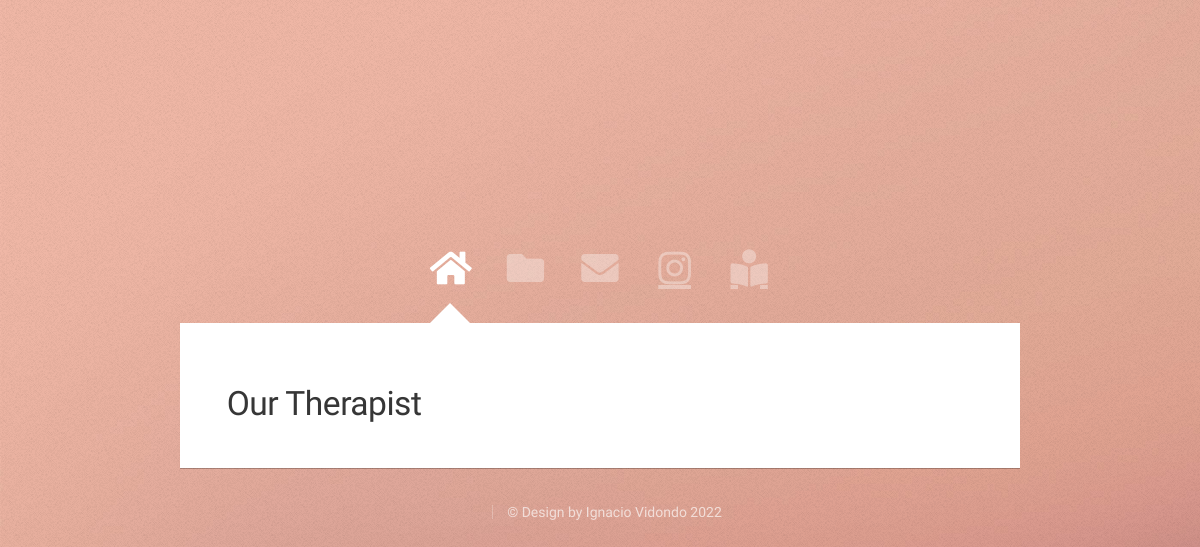
The page /therapist/ on the database as committed earlier.
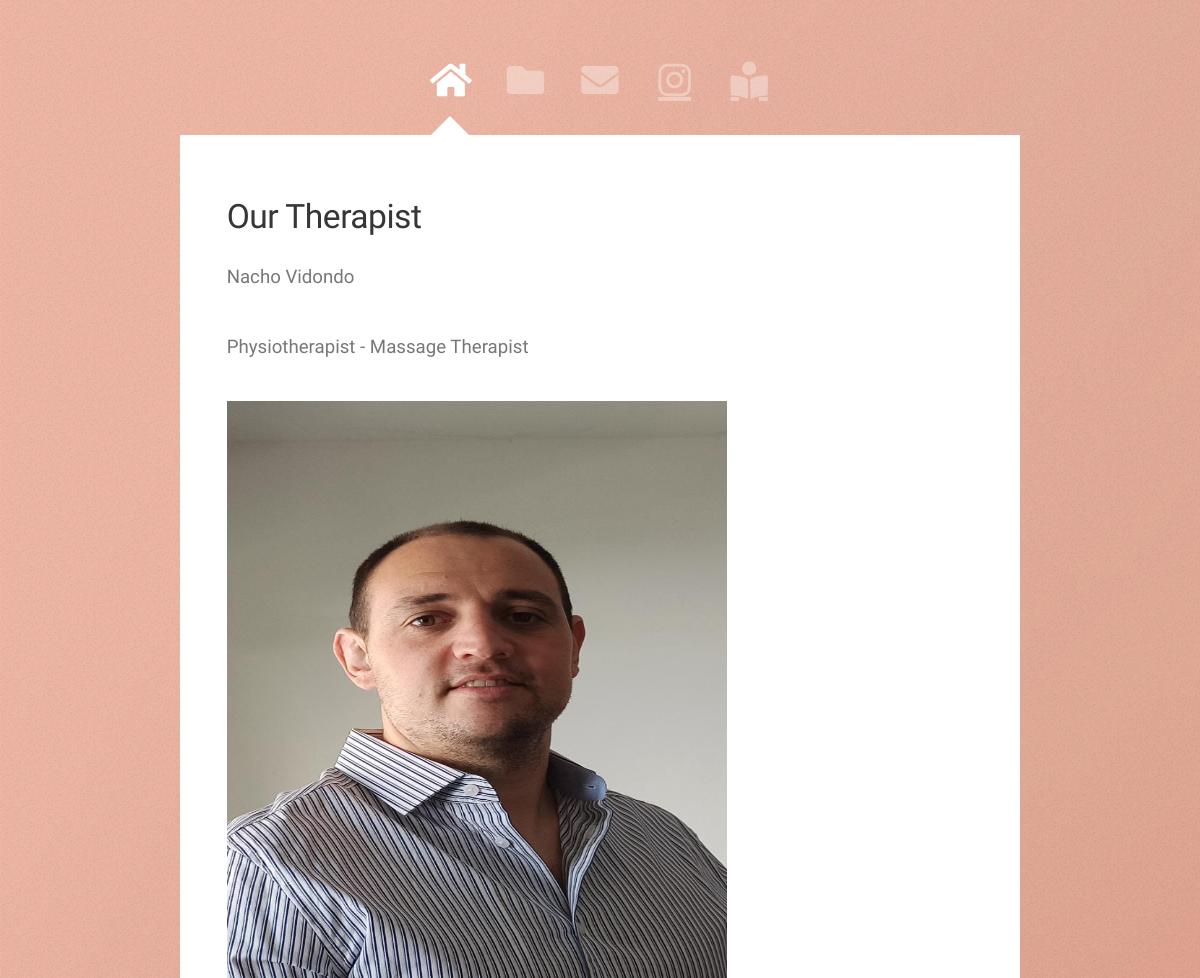
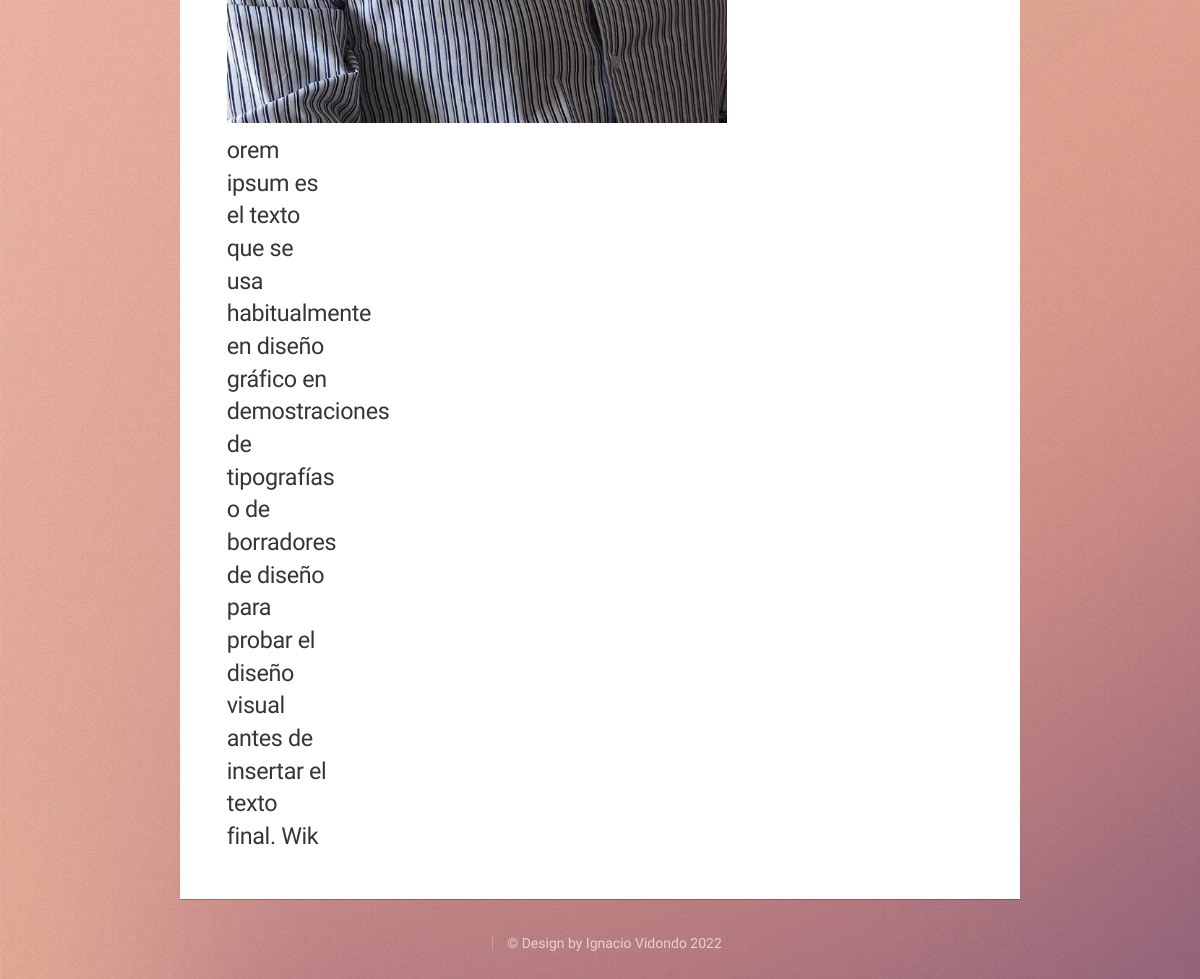
The same page on the database as committed later (2 pictures, top to bottom).
### Index/models.py (models this page shows, shortened)
class Therapist (models.Model):
    name = models.CharField(max_length=200, verbose_name="Nombre")
    subtitle = models.CharField(max_length=200, verbose_name="Subtitulo")
    image = models.ImageField(verbose_name="Foto", blank=True, null=True)
    description = models.TextField()
    class Meta:
        verbose_name="Terapeuta"
        verbose_name_plural = "Terapeutas"

### Index/views.py (the view)
# urls.py: path('therapist/', views.therapist, name="therapist")
def therapist(request):
    therapist= Therapist.objects.all()
    return render (request,'therapist.html',{'therapist' : therapist })

### Index/templates/therapist.html
{% extends "base.html" %} {% block content %} {% load static %}
<div id="main">
    <article id="work" class="panel">
        <header>
            <h2>Our Therapist </h2>
        </header>
        {% for therapi in therapist %}
        <p>
            {{therapi.name}}
        </p>
        <p>{{therapi.subtitle}}</p>
        <section>
            <div class="row">
                <div class="col-2 col-6-medium col-12-small">
                    <img src="{{therapi.image.url}}" alt="First slide" height="700" width="500">
                    <h3> {{therapi.description}}</h3>
                </div>
            </div>
        </section>
        {% endfor %}
    </article>
</div>{% endblock %}

### Index/templates/base.html (shortened to what this page needs)
<!DOCTYPE HTML>
<html>
{% load static %}
<head>
    <link rel="stylesheet" href="{% static 'app1/css/main.css' %}" />
</head>
<body class="is-preload">
    <div id="wrapper">
        <nav id="nav">
            <a href="{% url 'index' %}" class="icon solid fa-home"><span>Home</span></a>
            <a href="{% url 'therapies' %}" class="icon solid fa-folder"><span>Therapies</span></a>
            <a href="{% url 'contacto' %}" class="icon solid fa-envelope"><span>Contact</span></a>
            <a href="#" <i class="fab fa-instagram"></i><span>Instagram</span></a>
            <a href="{% url 'about' %}" <i class="fas fa-book-reader"></i>
                <span>About Us</span></a>
        </nav>
        {% block content %} {% endblock %}
        <div id="footer">
            <ul class="copyright">
                <a>
                    <li>&copy; Design by Ignacio Vidondo 2022</a>
            </ul>
        </div>
    </div>
</body>
</html>

Rows that differ between the two databases and show on the page:
added Therapist: name "Nacho Vidondo", subtitle "Physiotherapist - Massage Therapist", image (picture), description "orem ipsum es el texto que se usa habitualmente en diseño gráfico en demostraciones de tipografías o de borradores de diseño para probar el diseño visual antes de insertar el texto final. Wik"
